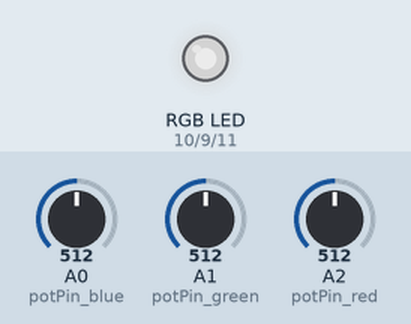
Simulated run of this sketch. Board: Arduino Uno, built with avr-gcc and run on an emulated ATmega328P. Shown: an RGB LED mixed from three pins (HIGH = lit). The test bench sets the inputs (shaded band); at power-on: A0 (potPin_blue) = 512, A1 (potPin_green) = 512, A2 (potPin_red) = 512. Dim RGB values are drawn brighter than linear.

Above: at 1.2 s.
1.3 s: A0 (potPin_blue) set to 716
At 1.8 s:
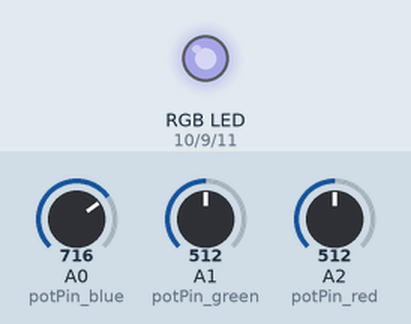
2.8 s: A1 (potPin_green) set to 716
At 4.0 s:
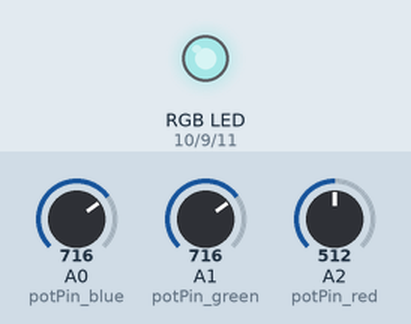
4.3 s: A2 (potPin_red) set to 716
At 5.3 s:
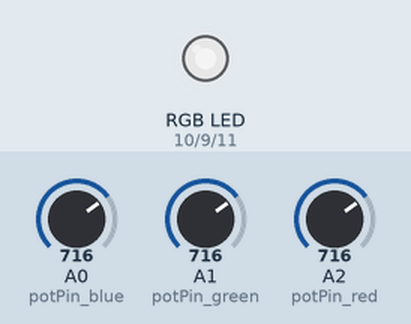
5.8 s: A0 (potPin_blue) set to 900
At 6.4 s:
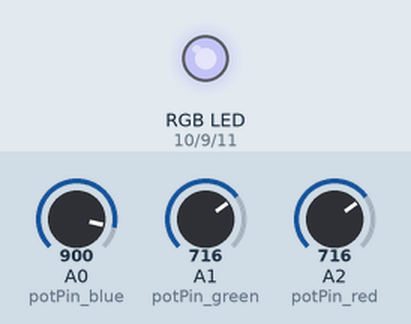
7.3 s: A1 (potPin_green) set to 900
At 8.5 s:
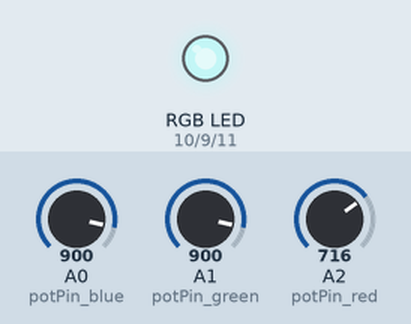
8.8 s: A2 (potPin_red) set to 900
At 9.9 s:
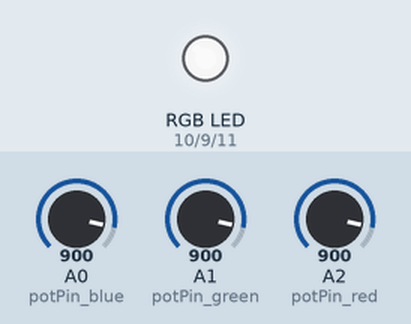
Timing chart, 0 to 11.3 s (numbered marks = the images above; inputs shaded):
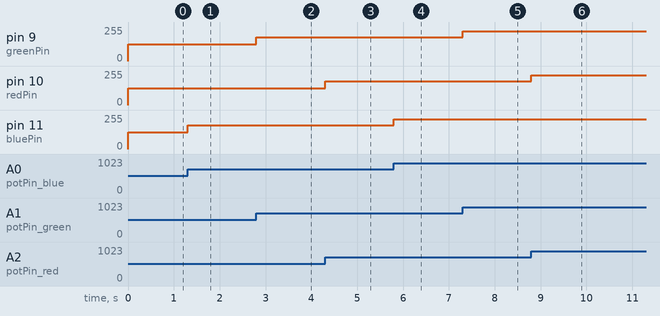

The sketch:

Homework1.ino
```cpp
int redPin = 10;
int greenPin = 9;
int bluePin = 11;

int potPin_red = A2;
int potPin_green = A1;
int potPin_blue = A0;

int potVal_red;
int potVal_green;
int potVal_blue;

int writeVal_red;
int writeVal_green;
int writeVal_blue;

int potMin = 0;
int potMax = 1023;
int outputMin = 0;
int outputMax = 255;

void setup() {
  pinMode(potPin_red, INPUT);
  pinMode(potPin_green, INPUT);
  pinMode(potPin_blue, INPUT);

  pinMode(redPin,OUTPUT);
  pinMode(bluePin,OUTPUT);
  pinMode(greenPin, OUTPUT);
}

void loop() {
  potVal_red = analogRead(potPin_red);
  potVal_green = analogRead(potPin_green);
  potVal_blue = analogRead(potPin_blue);

  writeVal_red = map(potVal_red, potMin, potMax, outputMin, outputMax);
  writeVal_green = map(potVal_green, potMin, potMax, outputMin, outputMax);
  writeVal_blue = map(potVal_blue, potMin, potMax, outputMin, outputMax);

  analogWrite(redPin,writeVal_red);
  analogWrite(greenPin,writeVal_green);
  analogWrite(bluePin,writeVal_blue);
}
```

Measured:
- after the input at 1.3 s, pin 11 (bluePin): 127/255 → 178/255 at once
- after the input at 2.8 s, pin 9 (greenPin): 127/255 → 178/255 at once
- after the input at 4.3 s, pin 10 (redPin): 127/255 → 178/255 at once
- after the input at 5.8 s, pin 11 (bluePin): 178/255 → 224/255 at once
- after the input at 7.3 s, pin 9 (greenPin): 178/255 → 224/255 at once
- after the input at 8.8 s, pin 10 (redPin): 178/255 → 224/255 at once
